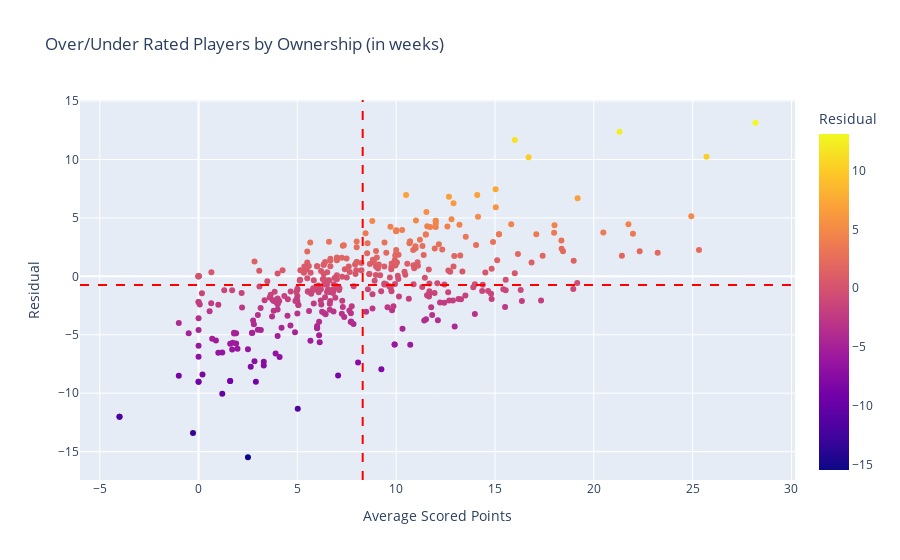

Here is the notebook cell this chart was saved with:
### Code cell
fig = px.scatter(df, y=df['Residual'], x=df['Average Scored Points'], color=df['Residual'], hover_data=['Average Projected Points', 'Length of Ownership','Player', 'Team'], title='Over/Under Rated Players by Ownership (in weeks)')
fig.add_vline(df['Average Scored Points'].mean(), line_color='Red', line_dash = 'dash')
fig.add_hline(df['Residual'].mean(), line_color='Red', line_dash = 'dash')
fig.write_html('Data/cool_plots/over_under_rated_players_by_ownership.html')
fig.show()

### Figure 1 — Plotly figure (JSON) as saved in the notebook; plotly's stock layout.template omitted (floating-point values rounded to 4 significant figures; data arrays with more than 128 entries replaced by an {"elided": "..."} marker saying what was removed)
{"data": [{"customdata": {"elided": "403x4 mixed values"}, "hovertemplate": "Average Scored Points=%{x}<br>Residual=%{marker.color}<br>Average Projected Points=%{customdata[0]}<br>Length of Ownership=%{customdata[1]}<br>Player=%{customdata[2]}<br>Team=%{customdata[3]}<extra></extra>", "legendgroup": "", "marker": {"color": {"elided": "403 float values"}, "coloraxis": "coloraxis", "symbol": "circle"}, "mode": "markers", "name": "", "orientation": "v", "showlegend": false, "type": "scatter", "x": {"elided": "403 float values"}, "xaxis": "x", "y": {"elided": "403 float values"}, "yaxis": "y"}], "layout": {"coloraxis": {"colorbar": {"title": {"text": "Residual"}}, "colorscale": [[0, "#0d0887"], [0.1111, "#46039f"], [0.2222, "#7201a8"], [0.3333, "#9c179e"], [0.4444, "#bd3786"], [0.5556, "#d8576b"], [0.6667, "#ed7953"], [0.7778, "#fb9f3a"], [0.8889, "#fdca26"], [1, "#f0f921"]]}, "legend": {"tracegroupgap": 0}, "shapes": [{"line": {"color": "Red", "dash": "dash"}, "type": "line", "x0": 8.305, "x1": 8.305, "xref": "x", "y0": 0, "y1": 1, "yref": "y domain"}, {"line": {"color": "Red", "dash": "dash"}, "type": "line", "x0": 0, "x1": 1, "xref": "x domain", "y0": -0.7362, "y1": -0.7362, "yref": "y"}], "title": {"text": "Over/Under Rated Players by Ownership (in weeks)"}, "xaxis": {"anchor": "y", "domain": [0, 1], "title": {"text": "Average Scored Points"}}, "yaxis": {"anchor": "x", "domain": [0, 1], "title": {"text": "Residual"}}}}
